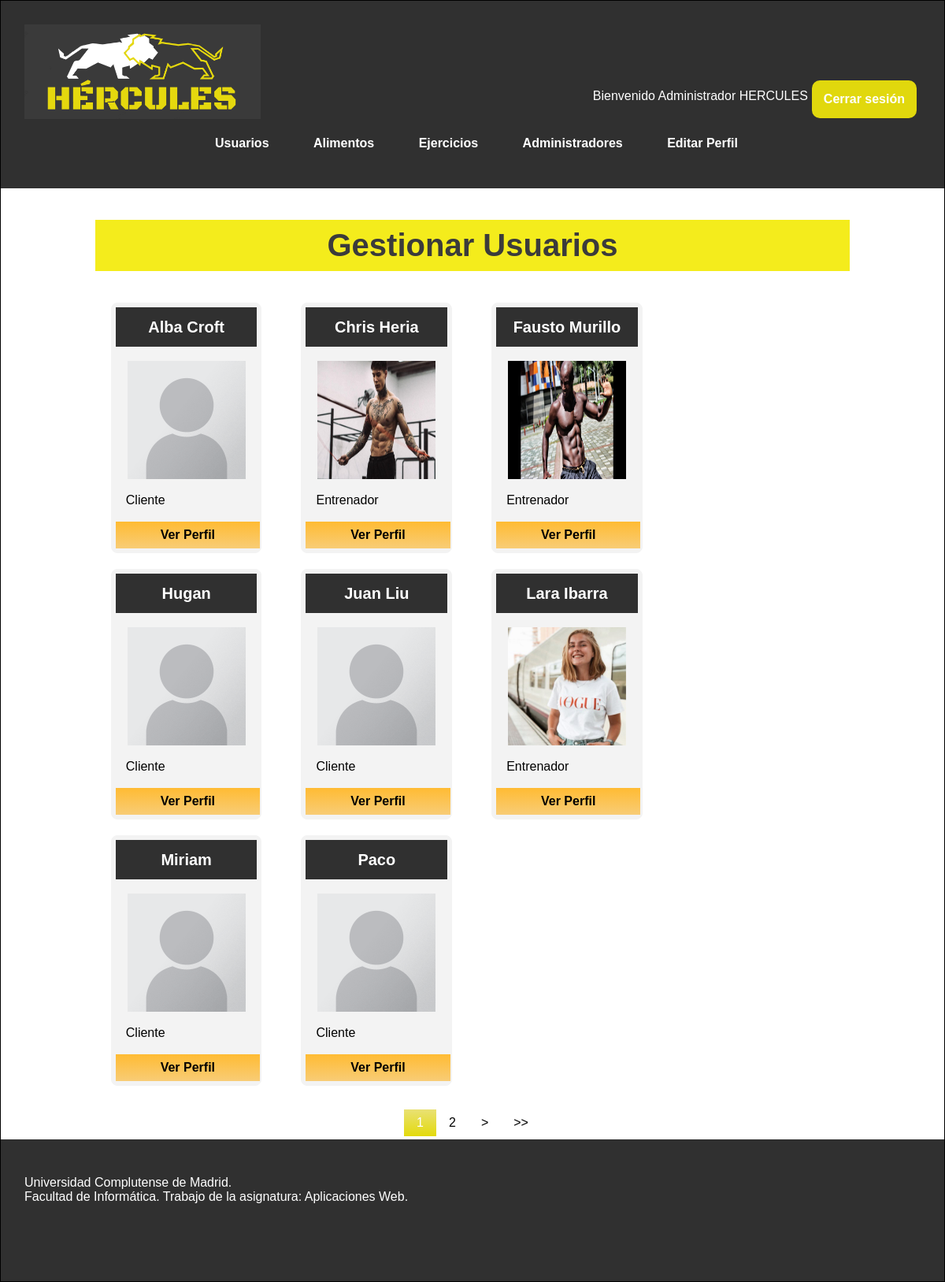
Screenshot of /adminUsuario.php (signed in) with the database file from the repository.
### tables this page shows
CREATE TABLE `usuario` (
  `nif` varchar(10) NOT NULL,
  `nombre` varchar(30) NOT NULL,
  `contrasenna` varchar(255) NOT NULL,
  `foto` varchar(255) DEFAULT 'includes/img/usuarios/default.png',
  `email` varchar(30) DEFAULT NULL,
  `sexo` varchar(6) DEFAULT NULL,
  `fechaNac` date DEFAULT NULL,
  `telefono` varchar(15) DEFAULT NULL,
  `ubicacion` varchar(50) DEFAULT NULL,
  `peso` decimal(5,2) DEFAULT NULL,
  `altura` decimal(5,0) DEFAULT NULL,
  `preferencias` varchar(50) DEFAULT NULL,
  `tipoUsuario` tinyint(2) NOT NULL DEFAULT 0,
  `titulacion` varchar(30) DEFAULT NULL,
  `especialidad` varchar(50) DEFAULT NULL,
  `experiencia` varchar(30) DEFAULT NULL
);

### includes/TOs/TOUsuario.php (called while the page is built, shortened)
<?php
class TOUsuario {
    private $tipoUsuario;
    public function getTipoUsuario()
    {
        return $this->tipoUsuario;
    }
}

### includes/DAOs/DAO.php (called while the page is built, shortened)
<?php
class DAO {
    private $servername = "localhost";
    private $username = "hercules";
    private $password = "iG8hC62acnPrvIeU";
    private $dbname = "hercules";
    private $mysqli = null;
    public function __construct(){
        if(!$this->mysqli){
            $this->mysqli = new mysqli($this->servername, $this->username, $this->password, $this->dbname);
        }
    }
    protected function consultarv2($sql){
        if ($sql != "") {
            $consulta = $this->mysqli->query($sql) or die ($this->mysqli->error. " en la linea ".(__LINE__-1));
            $tablaDatos = array();
            if (substr($sql, 0, 6) == "SELECT") {
                if ($consulta) {
                    while ($fila = mysqli_fetch_assoc($consulta)){
                        array_push($tablaDatos, $fila);
                    }
                }
            }
            return $tablaDatos;
        }
        else {
            return 0;
        }
    }
}

### includes/controller.php (called while the page is built, shortened)
<?php
require_once(__DIR__ . '/DAOs/usuarioDAO.php');
class controller{
    private $usuarioDAO;
    private static $instance = null;
    public function __construct(){
        $this->usuarioDAO = new UsuarioDAO();
    }
     public static function getInstance() {
        if (null === self::$instance) {
            self::$instance = new self();
        }
        return self::$instance;
    }
    public function selectUsuario($col, $cond){
        return $this->usuarioDAO->selectUsuario($col, $cond);
    }
    public function listarUsuarios($cond){
        $col='*';
        return $consulta = $this->usuarioDAO->selectUsuario($col, $cond);
    }
}

### includes/config.php (called while the page is built, shortened)
<?php
require_once __DIR__.'/TOs/TOUsuario.php';
require_once __DIR__.'/controller.php';
$ctrl = controller::getInstance();

### includes/DAOs/usuarioDAO.php (called while the page is built, shortened)
<?php
require_once(__DIR__.'/DAO.php');
require_once(__DIR__.'/../TOs/TOUsuario.php');
class UsuarioDAO extends DAO {
    public function selectUsuario($col, $cond){
        $query = "";
        if ($cond == "") {
            $query = "SELECT ".$col." FROM usuario";
        }
        else {
            $query = "SELECT ".$col." FROM usuario WHERE ".$cond;
        }
        return $this->consultarv2($query);
    }
}

### adminUsuario.php (the view, shortened to what this page needs)
<?php
	require_once 'includes/config.php';
?>
<!DOCTYPE html>
<html>
<head>
	<link rel="stylesheet" type="text/css" href="includes/css/estilo.css" />
	<link rel="stylesheet" type="text/css" href="includes/css/estiloPagsMiPerfil.css" />
	<link rel="stylesheet" type="text/css" href="includes/css/estiloAdmin.css" />
</head>
<body>
<div id="contenedor">
	<?php
		require('includes/comun/cabecera.php');
	?>
	<div id="contenido">
		<?php
		if(isset($_SESSION['login']) && $_SESSION['usuario']->getTipoUsuario()==2){
		    $items_page = 8;
		    $page = isset($_GET['p'])?  $_GET['p'] : 1;
		    $max = $ctrl->selectUsuario("count(*) as c", 'tipoUsuario != 2');
		    $max_page = ceil($max[0]['c'] / $items_page);
		    echo"<h2>Gestionar Usuarios</h2>";
		    if (!isset($_GET['perfil'])) {
		        $arr = $ctrl->listarUsuarios("tipoUsuario != 2 ORDER BY nombre LIMIT ".($page - 1) * $items_page. ",".$items_page);
		        if (count($arr) > 0) {
		            echo '<div class="entrenadores-all">';
		            echo '<ul>';
		            foreach ($arr as $key => $valor) {
		                echo '<li>';
		                echo '<h4>'.$valor['nombre'].'</h4>'.'<br>';
		                echo '<img src="'.$valor['foto'].'"  alt="Foto usuario">';
		                if ($valor['tipoUsuario'] == 0) {
		                    echo '<p>Cliente</p>';
		                }
		                else {
		                    echo '<p>Entrenador</p>';
		                }
		                echo "<a href= adminUsuario.php?perfil=".$valor['nif'].">Ver Perfil</a>";
		                echo '</li>';
		            }
		            echo '</ul>';
		            echo '</div>';
		        }
		    }
		}
		else {
		    echo "<h1>Usuario no registrado!</h1>";
		    echo "<p>Debes iniciar sesión para ver el contenido.</p>";
		}
		?>
	</div>
	<?php
	if (!isset($_GET['perfil'])) {
	    echo '<div class="cont-marcador">';
	    echo '<div class="marcador-pagina">';
	    if ($max_page > 0) {
	        $i = $page - 3;
	        $j = 0;
	        while ($j < 7) {
	            if ($i >= 1 && $i <= $max_page) {
	                if ($i == $page) {
	                    echo '<a class="active" href= adminUsuario.php?p='.$i.">".$i."</a>";
	                }
	                else {
	                    echo "<a href= adminUsuario.php?p=".$i.">".$i."</a>";
	                }
	            }
	            $i++;
	            $j++;
	        }
	        if ($page < $max_page) {
	            $aux=$page + 1;
	            echo "<a href= adminUsuario.php?p=". $aux .">></a>";
	            echo "<a href= adminUsuario.php?p=". $max_page .">>></a>";
	        }
	    }
	    else {
	        echo "No se encontraron resultados";
	    }
	    echo '</div>';
	    echo '</div>';
	}
	?>
	<?php
		require('includes/comun/pie.php');
	?>
</div>
</body>
</html>

### includes/css/estilo.css (style rules this page uses)
body { width: 100%; font-family: "Trebuchet MS", Helvetica, sans-serif; margin: 0; padding: 0; background-color: white; }
div#contenedor { margin: auto; border: 1px solid black; background-color: white; width: auto; min-width: min-content; max-width:none; }
div#contenido { padding-top: 30px; padding-bottom: 30px; min-height: 500px; width: 80%; margin-left: 10%; background-color: white; overflow:auto; }
div#contenido h2 { margin-bottom: 20px; text-align: center; font-size: 40px; margin-top:10px; color: #3b3b3b; background-color: #f4ec1c; padding: 10px; position: relative; }
p { text-align: left; }
div#contenido .entrenadores-all { display: flex; justify-content: space-around; flex-direction: row; display: block; position: relative; font-size: 16px; width: 100%; }
.entrenadores-all ul { padding: 0px; margin: 0px; }
.entrenadores-all ul li { list-style: none; float: left; width: 20%; height: auto; background: #F3F3F3; margin: 20px 30px 0px 20px; box-sizing: border-box; border-radius: 8px; border: 1px solid #F3F3F3; padding: 5px; }
.entrenadores-all ul li h4 { width: 100%; height: 50px; line-height: 50px; background: #303030; text-align: center; color: white; font-size: 20px; margin: auto; }
.entrenadores-all ul li p { margin: auto; padding: 8px; margin: 10px 5px 10px 5px; }
.entrenadores-all ul li a { display: block; text-decoration: none; background: linear-gradient(#FFBB33, #F8CC76); padding: 8px; text-align: center; color: black; margin: auto; font-weight: 600; }
.entrenadores-all img { width: 150px; height: 150px; display:block; margin:auto; }
.cont-marcador { text-align : center; }
.marcador-pagina { display: inline-block; }
.marcador-pagina a { color: black; float: left; padding: 8px 16px; text-decoration: none; }
.marcador-pagina a.active { background: linear-gradient(#e9e174, #e3da0c); color: white; }

### includes/css/estiloPagsMiPerfil.css (style rules this page uses)
div#contenido a, button[type="submit"], button[id="abrir"] { cursor:pointer; text-decoration: none; border: 0; color: black; background-color: #f3f3f3; opacity: 1.5; margin-top: 20px; padding: 15px; width: 30%; font-size: 16px; font-weight: 600; border-radius: 8px; text-align: center; }
div#contenido .entrenadores-all a { display: block; width: 93%; background: linear-gradient(#FFBB33, #F8CC76); padding: 8px; margin: auto; border-radius: 0; }

### includes/css/estiloAdmin.css (style rules this page uses)
.cont-marcador { text-align : center; }
.marcador-pagina { display: inline-block; }
.marcador-pagina a { color: black; float: left; padding: 8px 16px; text-decoration: none; }
.marcador-pagina a.active { background-color: #4CAF50; color: white; }

### rows the page displays
usuario: nombre "Alba Croft", foto (placeholder picture), tipoUsuario "Cliente"
usuario: nombre "Chris Heria", foto (picture), tipoUsuario "Entrenador"
usuario: nombre "Fausto Murillo", foto (picture), tipoUsuario "Entrenador"
usuario: nombre "Hugan", foto (placeholder picture), tipoUsuario "Cliente"
usuario: nombre "Juan Liu", foto (placeholder picture), tipoUsuario "Cliente"
usuario: nombre "Lara Ibarra", foto (picture), tipoUsuario "Entrenador"
usuario: nombre "Miriam", foto (placeholder picture), tipoUsuario "Cliente"
usuario: nombre "Paco", foto (placeholder picture), tipoUsuario "Cliente"

### other values shown
$_SESSION['usuario']->getNombre() "HERCULES"
